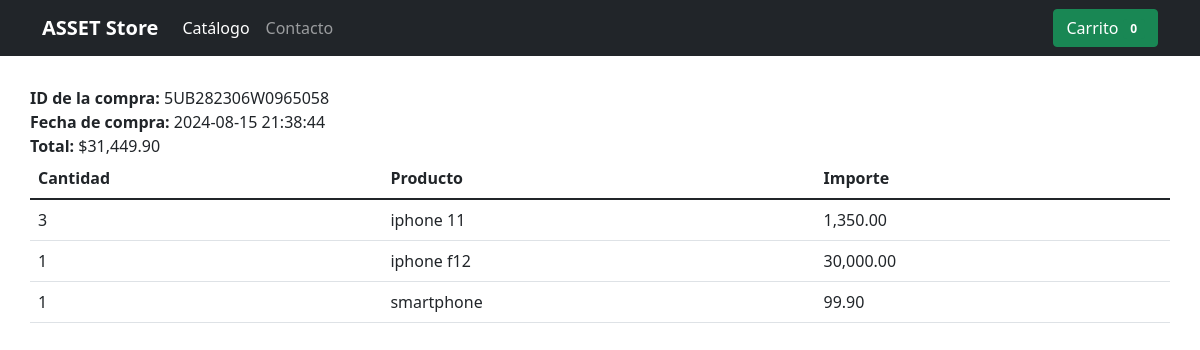
/proyecto/completado.php?key=5UB282306W0965058, run on the app's committed database.
### tables this page shows
CREATE TABLE `compra` (
  `id` int(11) NOT NULL,
  `id_transaccion` varchar(20) NOT NULL,
  `fecha` datetime NOT NULL,
  `status` varchar(20) NOT NULL,
  `email` varchar(50) NOT NULL,
  `id_cliente` varchar(20) NOT NULL,
  `total` decimal(10,2) NOT NULL
);

CREATE TABLE `detalles_compra` (
  `id` int(11) NOT NULL,
  `id_compra` int(11) NOT NULL,
  `id_producto` int(11) NOT NULL,
  `nombre` varchar(200) NOT NULL,
  `precio` decimal(10,2) NOT NULL,
  `cantidad` int(11) NOT NULL
);

### proyecto/config/config.php (called while the page is built, shortened)
<?php
$num_cart = 0;
?>

### proyecto/completado.php (the view, shortened to what this page needs)
<?php
require 'config/config.php';
$db = new Database();
$con = $db->conectar();
$id_transaccion = isset($_GET['key']) ? $_GET['key'] : '0';
$error = '';
if ($id_transaccion == '') {
    $error = 'Error de petición';
} else {
    $sql = $con->prepare("SELECT count(id) FROM compra WHERE id_transaccion=? AND status=?");
    $sql->execute([$id_transaccion, 'COMPLETED']);
    if ($sql->fetchColumn() > 0) {
        $sql = $con->prepare("SELECT id, fecha, email, total FROM compra WHERE id_transaccion=? AND status=? LIMIT 1");
        $sql->execute([$id_transaccion, 'COMPLETED']);
        $row = $sql->fetch(PDO::FETCH_ASSOC);
        $idCompra = $row['id'];
        $total = $row['total'];
        $fecha = $row['fecha'];
        $sqlDet = $con->prepare("SELECT nombre, precio, cantidad FROM detalles_compra WHERE id_compra = ?");
        $sqlDet->execute([$idCompra]);
    } else {
        $error = 'Error al comprobar la compra';
    }
}
?>
<!DOCTYPE html>
<html lang="en">
<head>
    <link href="https://cdn.jsdelivr.net/npm/bootstrap@5.1.3/dist/css/bootstrap.min.css" rel="stylesheet"
>
    <link href="css/styles.css" rel="stylesheet">
</head>
<body>
<header>
    <div class="navbar navbar-expand-lg navbar-dark bg-dark">
        <div class="container">
            <a href="tienda.php" class="navbar-brand d-flex align-items-center">
                <strong>ASSET Store</strong>
            </a>
            <div class="collapse navbar-collapse" id="navbarHeader">
                <ul class="navbar-nav me-auto mb-2 mb-lg-0">
                    <li class="nav-item">
                        <a href="#" class="nav-link active">Catálogo</a>
                    </li>
                    <li class="nav-item">
                        <a href="#" class="nav-link">Contacto</a>
                    </li>
                </ul>
                <a href="checkout.php" class="btn btn-success">
                    Carrito <span id="num_cart" class="badge bg-success"><?php echo $num_cart; ?></span>
                </a>
            </div>
        </div>
    </div>
</header>
<main>
    <div class="container">
        <?php if (strlen($error) > 0) { ?>
            <div class="row">
                <div class="col">
                    <h3><?php echo $error; ?></h3>
                </div>
            </div>
        <?php } else { ?>
            <div class="row">
                <div class="col">
                    <b>ID de la compra:</b> <?php echo $id_transaccion; ?><br>
                    <b>Fecha de compra:</b> <?php echo $fecha; ?><br>
                    <b>Total:</b> <?php echo MONEDA . number_format($total, 2, '.', ','); ?><br>
                </div>
            </div>
            <div class="row">
                <div class="col">
                    <table class="table">
                        <thead>
                            <tr>
                                <th>Cantidad</th>
                                <th>Producto</th>
                                <th>Importe</th>
                            </tr>
                        </thead>
                        <tbody>
                            <?php while ($row_det = $sqlDet->fetch(PDO::FETCH_ASSOC)) {
                                $importe = $row_det['precio'] * $row_det['cantidad']; ?>
                                <tr>
                                    <td><?php echo $row_det['cantidad']; ?></td>
                                    <td><?php echo $row_det['nombre']; ?></td>
                                    <td><?php echo number_format($importe, 2, '.', ','); ?></td>
                                </tr>
                            <?php } ?>
                        </tbody>
                    </table>
                </div>
            </div>
        <?php } ?>
    </div>
</main>
</body>
</html>

### proyecto/css/styles.css (style rules this page uses)
main > .container { padding: 30px 0; }

### data on the page
compra: fecha "2024-08-15 21:38:44", total "31,449.90"
detalles_compra: cantidad "3", nombre "iphone 11", importe "1,350.00"
detalles_compra: cantidad "1", nombre "iphone f12", importe "30,000.00"
detalles_compra: cantidad "1", nombre "smartphone", precio "99.90"

### other printed values
$num_cart "0"
$id_transaccion "5UB282306W0965058"
MONEDA "$"
